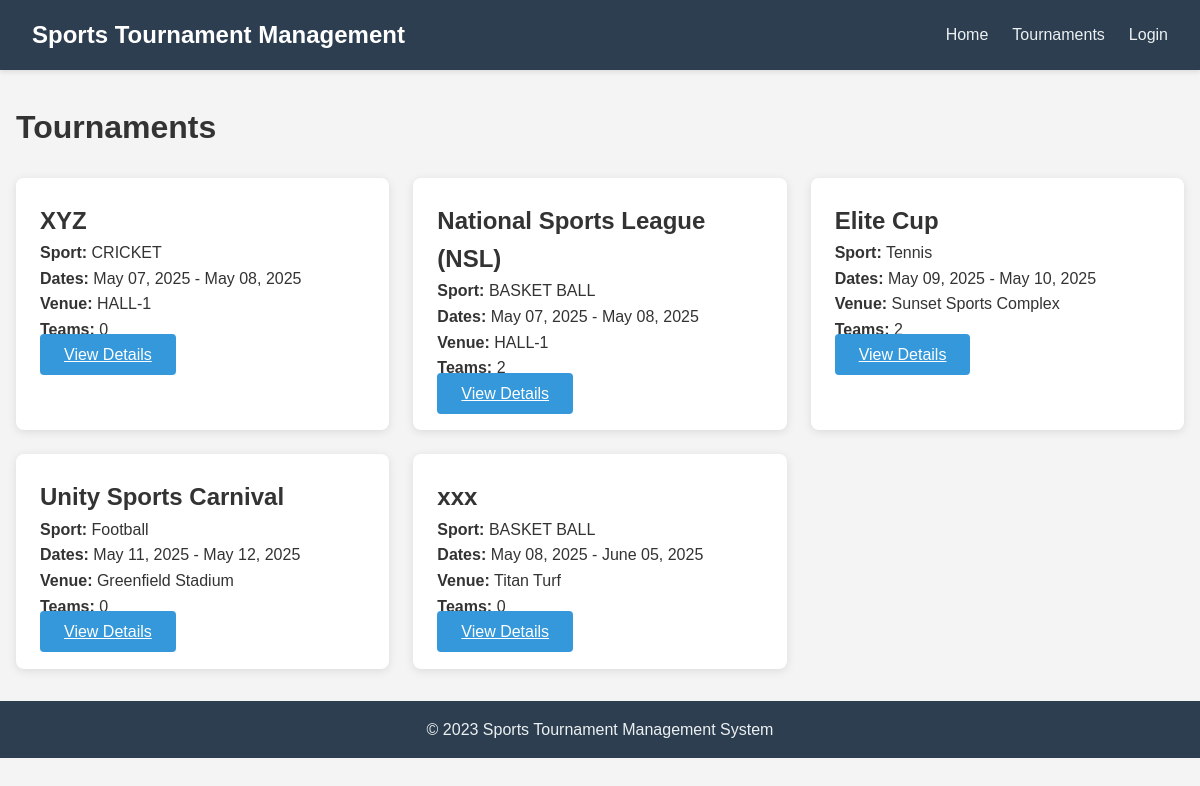
/tournaments, run on the app's committed database.
### models.py (models this page shows)
class Tournament(db.Model):
    id = db.Column(db.Integer, primary_key=True)
    name = db.Column(db.String(100), nullable=False)
    sport_type = db.Column(db.String(50), nullable=False)
    start_date = db.Column(db.DateTime, nullable=False)
    end_date = db.Column(db.DateTime, nullable=False)
    created_at = db.Column(db.DateTime, default=datetime.utcnow)
    venue_id = db.Column(db.Integer, db.ForeignKey('venue.id'), nullable=False)
    organizer_id = db.Column(db.Integer, db.ForeignKey('user.id'), nullable=False)
    teams = db.relationship('Team', backref='tournament', lazy=True)
    matches = db.relationship('Match', backref='tournament', lazy=True)

class Venue(db.Model):
    id = db.Column(db.Integer, primary_key=True)
    name = db.Column(db.String(100), nullable=False)
    address = db.Column(db.String(200))
    capacity = db.Column(db.Integer)
    tournaments = db.relationship('Tournament', backref='venue', lazy=True)

### routes.py (the view)
@app.route('/tournaments')
def tournaments():
    tournaments = Tournament.query.all()
    return render_template('tournaments/list.html', tournaments=tournaments)

### templates/tournaments/list.html (shortened to what this page needs)
{% extends 'base.html' %}
{% block content %}
<div class="header-actions">
    <h1>Tournaments</h1>
</div>
{% if tournaments %}
<div class="tournament-list">
    {% for tournament in tournaments %}
    <div class="tournament-card">
        <h2>{{ tournament.name }}</h2>
        <p><strong>Sport:</strong> {{ tournament.sport_type }}</p>
        <p><strong>Dates:</strong> {{ tournament.start_date.strftime('%B %d, %Y') }} - {{ tournament.end_date.strftime('%B %d, %Y') }}</p>
        <p><strong>Venue:</strong> {{ tournament.venue.name }}</p>
        <p><strong>Teams:</strong> {{ tournament.teams|length }}</p>
        <div class="card-actions">
            <a href="{{ url_for('tournament_details', id=tournament.id) }}" class="btn">View Details</a>
        </div>
    </div>
    {% endfor %}
</div>
{% else %}
<p>No tournaments found.</p>
{% endif %}
{% endblock %}

### static/css/style.css (style rules this page uses)
* { margin: 0; padding: 0; box-sizing: border-box; font-family: 'Arial', sans-serif; }
body { background-color: #f4f4f4; color: #333; line-height: 1.6; }
.btn { padding: 0.75rem 1.5rem; background-color: #3498db; border: none; border-radius: 4px; color: #fff; cursor: pointer; font-size: 1rem; transition: background-color 0.3s ease; }
.tournament-list { display: grid; grid-template-columns: repeat(auto-fit, minmax(300px, 1fr)); gap: 1.5rem; }
.tournament-card { background-color: #fff; border-radius: 8px; box-shadow: 0 2px 10px rgba(0,0,0,0.1); padding: 1.5rem; transition: transform 0.3s ease; }
.header-actions { display: flex; justify-content: space-between; align-items: center; margin-bottom: 1.5rem; }

### data on the page
Tournament: name "XYZ", sport_type "CRICKET", start_date "May 07, 2025", end_date "May 08, 2025", venue.name "HALL-1", teams|length "0"
Tournament: name "National Sports League (NSL)", sport_type "BASKET BALL", start_date "May 07, 2025", end_date "May 08, 2025", venue.name "HALL-1", teams|length "2"
Tournament: name "Elite Cup", sport_type "Tennis", start_date "May 09, 2025", end_date "May 10, 2025", venue.name "Sunset Sports Complex", teams|length "2"
Tournament: name "Unity Sports Carnival", sport_type "Football", start_date "May 11, 2025", end_date "May 12, 2025", venue.name "Greenfield Stadium", teams|length "0"
Tournament: name "xxx", sport_type "BASKET BALL", start_date "May 08, 2025", end_date "June 05, 2025", venue.name "Titan Turf", teams|length "0"
